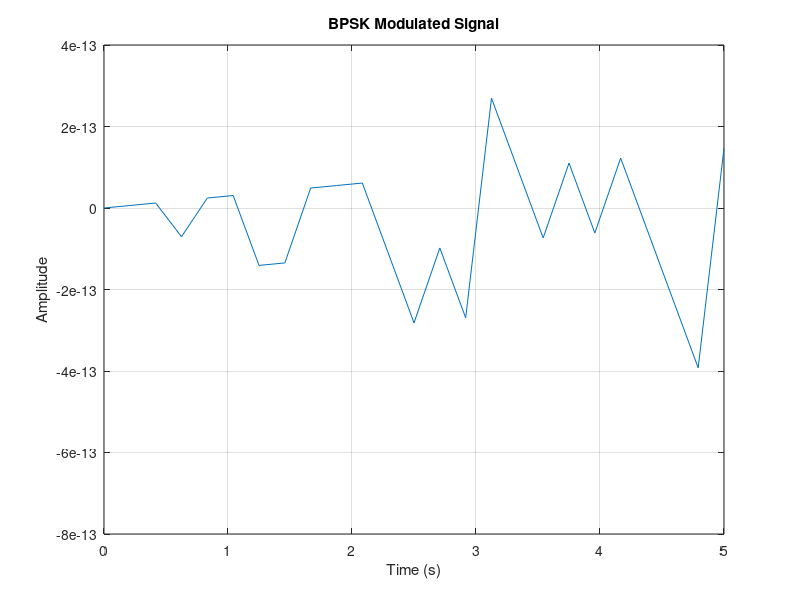

The MATLAB source for this figure: (Note: this script raises an error after producing the figure.)
clc; clear all; close all;

% BPSK Modulation and Demodulation

% Parameters
N = 8000; % Number of elements in the time array
Fc = input('Frequency of the Carrier Signal (Hz) = '); % Carrier frequency
Fm = input('Message Frequency (Hz) = '); % Message frequency
Fs = input('Sampling Frequency (Hz) = '); % Sampling frequency
Tb = input('Bit Duration (s) = '); % Bit duration
Ac = input('Amplitude of the Carrier Signal = '); % Amplitude of the carrier signal
Am = input('Amplitude of the Message Signal = '); % Amplitude of the message signal

% Time vector for one bit duration
Ts = 1/Fs; % Sampling interval
t = 0:Ts:(Tb-Ts); % Time vector

% Input binary sequence
input_bits = input('Enter an 8-bit binary sequence (e.g., [1 0 1 0 1 0 1 0]): ');

% Ensure that the time vector is long enough
time_signal = [];

% BPSK Modulation
for i = 1:length(input_bits)
    if input_bits(i) == 0
        % Message signal (sinusoidal) multiplied by carrier signal (cosine)
        modulated_signal = Am .* sin(2 .* pi .* Fm .* t) .* Ac .* cos(2 .* pi .* Fc .* t);
    else
        % Phase shift by 180 degrees for bit 1
        modulated_signal = Am .* sin(2 .* pi .* Fm .* t) .* Ac .* cos(2 .* pi .* Fc .* t + pi);
    end
    time_signal = [time_signal, modulated_signal];
end

% Plot the BPSK Modulated Signal
figure;
plot(linspace(0, Tb * length(input_bits), length(time_signal)), time_signal);
title('BPSK Modulated Signal');
xlabel('Time (s)');
ylabel('Amplitude');
grid on;

% BPSK Demodulation
demod_bits = [];
for i = 1:length(input_bits)
    % Extract the signal corresponding to the ith bit
    bit_signal = time_signal((i-1)*N + 1 : i*N);
    
    % Multiply by the in-phase carrier signal
    reference_carrier = Ac * cos(2*pi*Fc*t);
    product = bit_signal .* reference_carrier;
    
    % Integrate over the bit period to make a decision
    decision = sum(product);
    
    % If the decision is positive, the bit is '0', otherwise it's '1'
    if decision > 0
        demod_bits = [demod_bits, 0];
    else
        demod_bits = [demod_bits, 1];
    end
end

% Display the demodulated bits
disp('Demodulated bits:');
disp(demod_bits);

% Plot the received signal after demodulation (optional)
figure;
plot(linspace(0, Tb * length(input_bits), length(time_signal)), time_signal .* reference_carrier);
title('Received Signal After Demodulation');
xlabel('Time (s)');
ylabel('Amplitude');
grid on;
